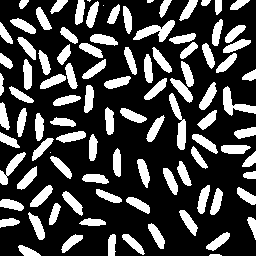
%> input picture Robotica_2/clase2/rice_binary.png, 256 x 256 px
$ octave clase2_segmentacion.m   (GNU Octave 9; MATLAB toolbox functions it lacks are replaced by stand-ins)
%> lines starting %> are read from the running program, lines starting %| are printed output that depends on the picture; in (x1, y1, x2, y2) boxes, pixels count from 0 and x2, y2 are one past the last pixel; in counts of white or black regions, pixels touching at a corner belong together; the program's own positions count from 1
% =========================================================================
% MT3006 - CLASE2: EJEMPLO SEGMENTACI覰
% =========================================================================
% En el siguiente ejemplo se muestra como puede emplearse la funci髇
% regionprops para determinar la posici髇 y orientaci髇 de objetos
% empleando una aproximaci髇 mediante elipses. Luego se visualizan estos
% elipses en un overlay sobre la imagen original.
% =========================================================================
% Se carga una imagen correspondiente a un grupo de granos de arroz y se
% visualiza
bw = imread('rice_binary.png');
%> bw: size 256x256 logical; 26.9% white; 99 white regions (4 under 20 px), largest, box (x1, y1, x2, y2) and area: (133, 20, 175, 42) 403, (169, 93, 186, 150) 400, (223, 86, 256, 116) 375
imshow(bw);
hold on;

% Se emplea regionprops para segmentaci髇, obteniendo la posici髇 y
% orientaci髇 de todos los elipses que representan a cada uno de los
% objetos encontrados
s = regionprops(bw, 'Orientation', 'MajorAxisLength', ...
    'MinorAxisLength', 'Eccentricity', 'Centroid')
%> s = 99 regions; first 5, Centroid, MajorAxisLength, MinorAxisLength, Eccentricity and Orientation: [6 35.1] 23.59 8.02 0.94 -59.67, [6.4 62.1] 18.09 8.85 0.872 -46.75, [2.1 85.2] 23.88 4.13 0.985 -89.37, [4.5 117.6] 29.09 8.35 0.958 -79.99, [9.5 141.3] 23.94 8.82 0.93 -30.13

% Se grafica el overlay sobre la imagen original en donde se muestren los
% elipses encontrados mediante segmentaci髇
phi = linspace(0,2*pi,50);
cosphi = cos(phi);
sinphi = sin(phi);

for k = 1:length(s)
    xbar = s(k).Centroid(1);
    ybar = s(k).Centroid(2);

    a = s(k).MajorAxisLength/2;
    b = s(k).MinorAxisLength/2;

    theta = pi*s(k).Orientation/180;
    R = [ cos(theta)   sin(theta)
         -sin(theta)   cos(theta)];

    xy = [a*cosphi; b*sinphi];
    xy = R*xy;

    x = xy(1,:) + xbar;
    y = xy(2,:) + ybar;

    plot(x,y,'r','LineWidth',2);
end
%> this loop made 99 passes
%> (xbar, ybar, a, b, theta, R) on passes 1 to 10: (5.99, 35.09, 11.8, 4.01, -1.04, [0.505 -0.863; 0.863 0.505]), (6.45, 62.06, 9.04, 4.43, -0.816, [0.685 -0.728; 0.728 0.685]), (2.1, 85.19, 11.94, 2.07, -1.56, [0.0111 -1; 1 0.0111]), (4.51, 117.6, 14.54, 4.18, -1.4, [0.174 -0.985; 0.985 0.174]), (9.46, 141.3, 11.97, 4.41, -0.526, [0.865 -0.502; 0.502 0.865]), (11.8, 168.5, 21.82, 5.19, 0.936, [0.593 0.805; -0.805 0.593]), (12.09, 205.3, 13.12, 4.87, -0.239, [0.971 -0.237; 0.237 0.971]), (9.43, 223, 10.67, 4.23, 0.114, [0.993 0.114; -0.114 0.993]), (21.37, 95.97, 14.48, 4.01, -0.542, [0.856 -0.516; 0.516 0.856]), (24.2, 26.31, 14.38, 4.72, -0.472, [0.891 -0.454; 0.454 0.891])
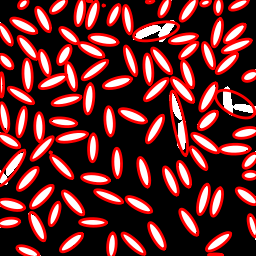
%> figure redrawn from the program's plot data
hold off;
